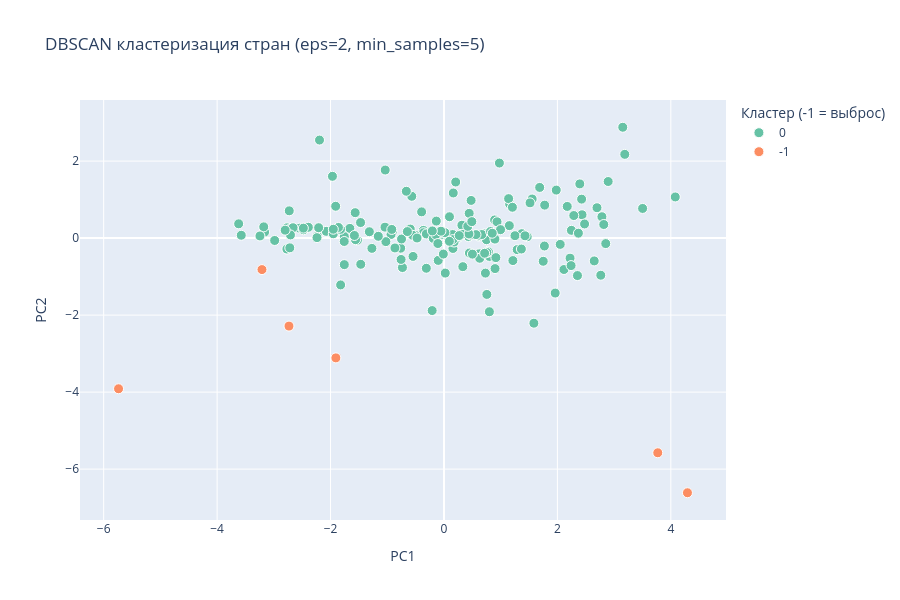

The cell this chart's notebook holds for it:
### Markdown cell above
**Что значат страны-выбросы.** Это страны, которые не похожи ни на одну плотную группу — то есть имеют «уникальный» профиль развития. Некоторые из этих стран (Бангладеш, САР Гонконг, Сингапур) испытывали или испытывают беспрецендентный экономический рост в новейшее время, другие (Чад, ДРК, Мьянмар) - пребывают в состоянии вооруженных конфликтов, разрущающие эти страны.

### Code cell
# Визуализация DBSCAN на PCA
fig = px.scatter(
    features,
    x='PC1', y='PC2',
    color=features['dbscan_cluster'].astype(str),
    hover_name='Country Name',
    hover_data={'HDI': ':.3f', 'dbscan_cluster': False, 'PC1': False, 'PC2': False},
    title=f'DBSCAN кластеризация стран (eps={EPS}, min_samples={MIN_SAMPLES})',
    labels={'color': 'Кластер (-1 = выброс)'},
    color_discrete_sequence=px.colors.qualitative.Set2,
    width=900, height=600,
)
fig.update_traces(marker=dict(size=10, line=dict(width=1, color='white')))
fig.show()

### Figure 1 — Plotly figure (JSON) as saved in the notebook; plotly's stock layout.template omitted (floating-point values rounded to 4 significant figures; data arrays with more than 128 entries replaced by an {"elided": "..."} marker saying what was removed)
{"data": [{"customdata": {"elided": "179x2 float values"}, "hovertemplate": "<b>%{hovertext}</b><br><br>Кластер (-1 = выброс)=0<br>HDI=%{customdata[0]:.3f}<extra></extra>", "hovertext": {"elided": "179 str values"}, "legendgroup": "0", "marker": {"color": "rgb(102,194,165)", "line": {"color": "white", "width": 1}, "size": 10, "symbol": "circle"}, "mode": "markers", "name": "0", "orientation": "v", "showlegend": true, "type": "scatter", "x": {"elided": "179 float values"}, "xaxis": "x", "y": {"elided": "179 float values"}, "yaxis": "y"}, {"customdata": [[0.632, -1.0], [0.396, -1.0], [0.487, -1.0], [0.94, -1.0], [0.574, -1.0], [0.934, -1.0]], "hovertemplate": "<b>%{hovertext}</b><br><br>Кластер (-1 = выброс)=-1<br>HDI=%{customdata[0]:.3f}<extra></extra>", "hovertext": ["Bangladesh", "Chad", "Congo, Dem. Rep.", "Hong Kong SAR, China", "Myanmar", "Singapore"], "legendgroup": "-1", "marker": {"color": "rgb(252,141,98)", "line": {"color": "white", "width": 1}, "size": 10, "symbol": "circle"}, "mode": "markers", "name": "-1", "orientation": "v", "showlegend": true, "type": "scatter", "x": [-1.906, -5.738, -3.209, 3.769, -2.733, 4.293], "xaxis": "x", "y": [-3.111, -3.913, -0.8177, -5.576, -2.285, -6.614], "yaxis": "y"}], "layout": {"height": 600, "legend": {"title": {"text": "Кластер (-1 = выброс)"}, "tracegroupgap": 0}, "title": {"text": "DBSCAN кластеризация стран (eps=2, min_samples=5)"}, "width": 900, "xaxis": {"anchor": "y", "domain": [0, 1], "title": {"text": "PC1"}}, "yaxis": {"anchor": "x", "domain": [0, 1], "title": {"text": "PC2"}}}}
